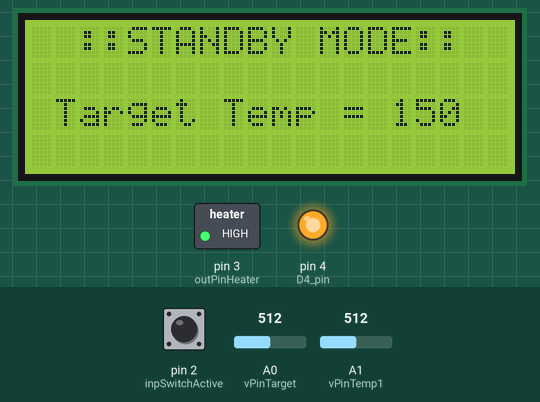
This sketch was run on a simulated Arduino Uno, built with avr-gcc and run on an emulated ATmega328P. Shown: 20×4 character LCD, switched loads named in the sketch (green lamp = pin HIGH), output pins drawn as LEDs (lit = HIGH). The inputs (shaded band) are chosen by the test bench; at power-on: pin 2 (inpSwitchActive) LOW, A0 (vPinTarget) = 512, A1 (vPinTemp1) = 512. What the sketch prints to the serial monitor is not drawn.

Above: at 1.2 s.
1.3 s: pin 2 (inpSwitchActive) pulled HIGH for 0.15 s
At 2.6 s:
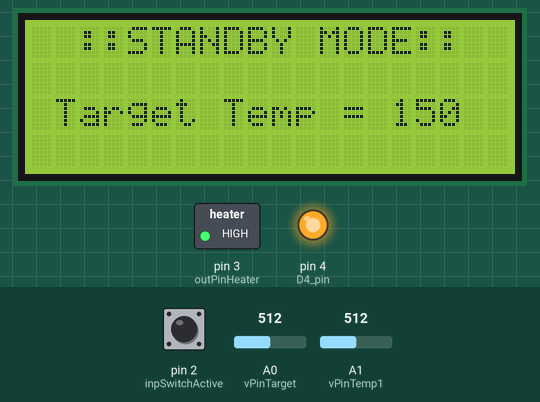
2.9 s: A0 (vPinTarget) set to 716
At 3.2 s:
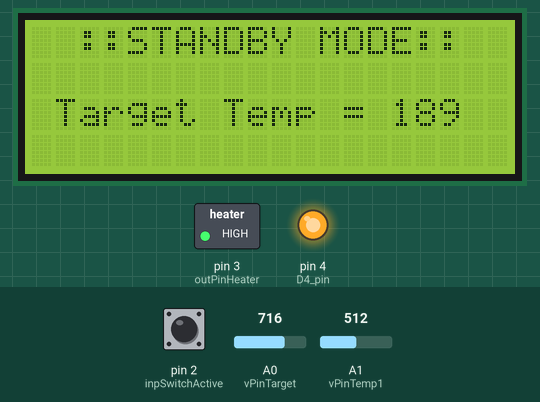
4.4 s: A0 (vPinTarget) set to 900
At 5.6 s:
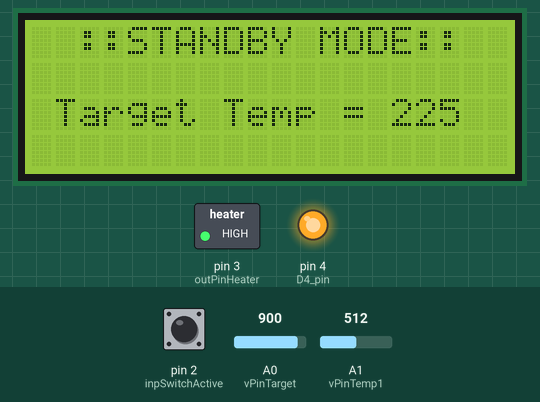
5.9 s: A0 (vPinTarget) set to 1023
At 6.6 s:
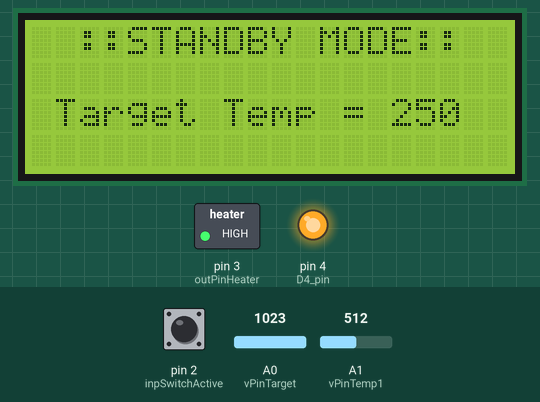
7.4 s: pin 2 (inpSwitchActive) pulled HIGH for 3.2 s
At 8.6 s:
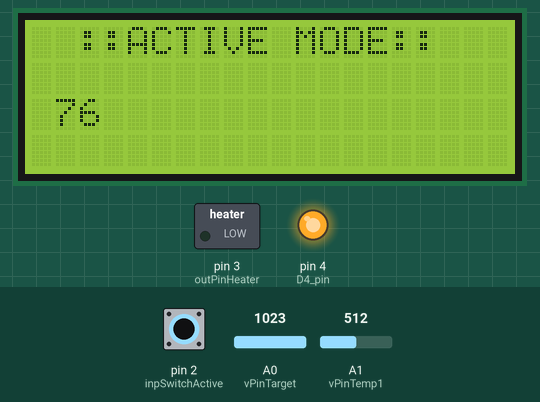
Timing chart, 0 to 12.1 s (numbered marks = the images above; inputs shaded):
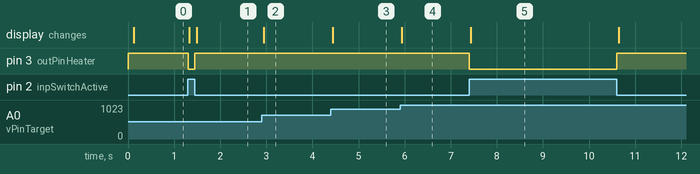

Measured:
- after the input at 1.3 s, pin 3 (outPinHeater): HIGH → LOW at once, → HIGH 0.15 s later; the display: first changes at once (image 1 shows a later state)
- after the input at 2.9 s, the display: changes at once (image 2)
- after the input at 4.4 s, the display: changes at once (image 3)
- after the input at 5.9 s, the display: changes at once (image 4)
- after the input at 7.4 s, pin 3 (outPinHeater): HIGH → LOW at once, → HIGH 3.2 s later; the display: changes at once (image 5)

The sketch:

sous_vide_controller.ino
```cpp
#include <String.h>
#include <Wire.h>
#include <LCD.h>
#include <LiquidCrystal_I2C.h>
#include <stdlib.h>
#include <math.h>

// SETUP LCD
//========================================
#define I2C_ADDR 0x27
#define BACKLIGHT_PIN 3
#define En_pin 2
#define Rw_pin 1
#define Rs_pin 0
#define D4_pin 4
#define D5_pin 5
#define D6_pin 6
#define D7_pin 7
LiquidCrystal_I2C lcd(I2C_ADDR,En_pin,Rw_pin,Rs_pin,D4_pin,D5_pin,D6_pin,D7_pin);
//========================================


// Define states
//========================================
#define STATEstartup 0
#define STATEstandby 1
#define STATEactive 2
#define STATEfault 3
//========================================

// Setup Constants
//========================================
const long maxTemp = 250;
const long minTemp = 50;
//========================================


// Define pins
//=======================================

//Input Pins
const int vPinTarget = A0;
const int vPinTemp1 = A1;
const int vPinTemp2 = A2;
const int vPinTemp3 = A3;
const int vPinTemp4 = A4;
const int inpSwitchActive = 2;

const int numInputPins = 6;

const int inputPins[] = {vPinTarget,vPinTemp1,vPinTemp2,vPinTemp3,vPinTemp4,inpSwitchActive};


//Output pins
const int outPinMotor = 4;
const int outPinHeater = 3;

const int numOutputPins = 2;
const int numActiveLowPins = 2;

const int outputPins[] = {outPinMotor,outPinHeater};
const int activeLowPins[] = {outPinMotor,outPinHeater};

//=======================================


//FLAGS
//=======================================
int INITIALIZED = false;
//=======================================

int currentState = STATEstartup;
int targetVoltage = -1;
int targetTemp = -1;
int thermistorConstant = 65;
int upperThresh = 0;
int lowerThresh = 0;
String currentDisplay = " ";
String nextDisplay = "";

void setup()
{
	//Setup pins
	for (int i=0;i<numInputPins;i++)
	{
		int pin = inputPins[i];
		pinMode(pin, INPUT);
	}
	for (int i=0;i<numOutputPins;i++)
	{
		int pin = outputPins[i];
		pinMode(pin, OUTPUT);
		for (int j=0;j<numActiveLowPins;j++)
		{
			if (activeLowPins[j]==pin)
			{
				digitalWrite(pin,HIGH);
			}
		}
	}

	//Setup LCD
	lcd.begin (20,4,LCD_5x8DOTS);
	lcd.setBacklightPin(BACKLIGHT_PIN,POSITIVE);

	//Setup Serial (should not be used in final... just for debugging)
	Serial.begin(9600);
}

//class displayOutput
//{
//public:
//	displayOutput ();
//	void setLines(int,bool);
//private:
//	int lines;
//};
//
//void displayOutput::setLines(int lines[], bool)
//{
//	this->lines = lines;
//}


double Thermister(int RawADC) {
 double Temp;
 Temp = log(((10240000/RawADC) - 10000));
 Temp = 1 / (0.001129148 + (0.000234125 + (0.0000000876741 * Temp * Temp ))* Temp );
 Temp = Temp - 273.15;            // Convert Kelvin to Celcius
 Temp = (Temp * 9.0)/ 5.0 + 32.0; // Convert Celcius to Fahrenheit
 return Temp;
}

void activeStateHandler()
{
	int sensorValueTarget = analogRead(vPinTarget);
	targetTemp = sensorValueTarget * ((maxTemp-minTemp) / 1023.0)+minTemp;

	int sensorValueTemp = analogRead(vPinTemp1);
	int currentTemp = Thermister(sensorValueTemp);
	String status;
	if (currentTemp < targetTemp-lowerThresh)
	{
		status = "HEATING";
		digitalWrite(outPinHeater,LOW);
	}
	else if (currentTemp > targetTemp+upperThresh)
	{
		status = "COOLING";
		digitalWrite(outPinHeater,HIGH);
	}
	nextDisplay = String("  ::ACTIVE MODE::    ")+currentTemp;
}

void standbyStateHandler()
{
	digitalWrite(outPinHeater,HIGH);
	int sensorValue = analogRead(vPinTarget);
	targetTemp = sensorValue * ((maxTemp-minTemp) / 1023.0)+minTemp;
	nextDisplay = String("  ::STANDBY MODE::   Target Temp = ")+targetTemp;
}

void startupStateHandler()
{
	nextDisplay = "Initializing...";
	INITIALIZED = true;
}

void faultStateHandler()
{

}

int determineState()
{
	if (currentState!=STATEfault)
	{
		if (INITIALIZED)
		{
			int activeSwitchState = digitalRead(inpSwitchActive);
			Serial.println(activeSwitchState);
			if (activeSwitchState == HIGH)
			{
				return STATEactive;
			}
			else
			{
				return STATEstandby;
			}
		}
		else
		{
			return STATEstartup;
		}
	}
	else
	{
		return STATEfault;
	}
}

void loop()
{
	lcd.setBacklight(HIGH);
	int currentState = determineState();
	switch (currentState)
	{
		case STATEstartup:
			startupStateHandler();
			break;
		case STATEstandby:
			standbyStateHandler();
			break;
		case STATEactive:
			activeStateHandler();
			break;
		case STATEfault:
			faultStateHandler();
			break;
	}

	if (currentDisplay!=nextDisplay)
	{
		currentDisplay = nextDisplay;
		lcd.clear();
		lcd.print(currentDisplay);
	}
}
```
